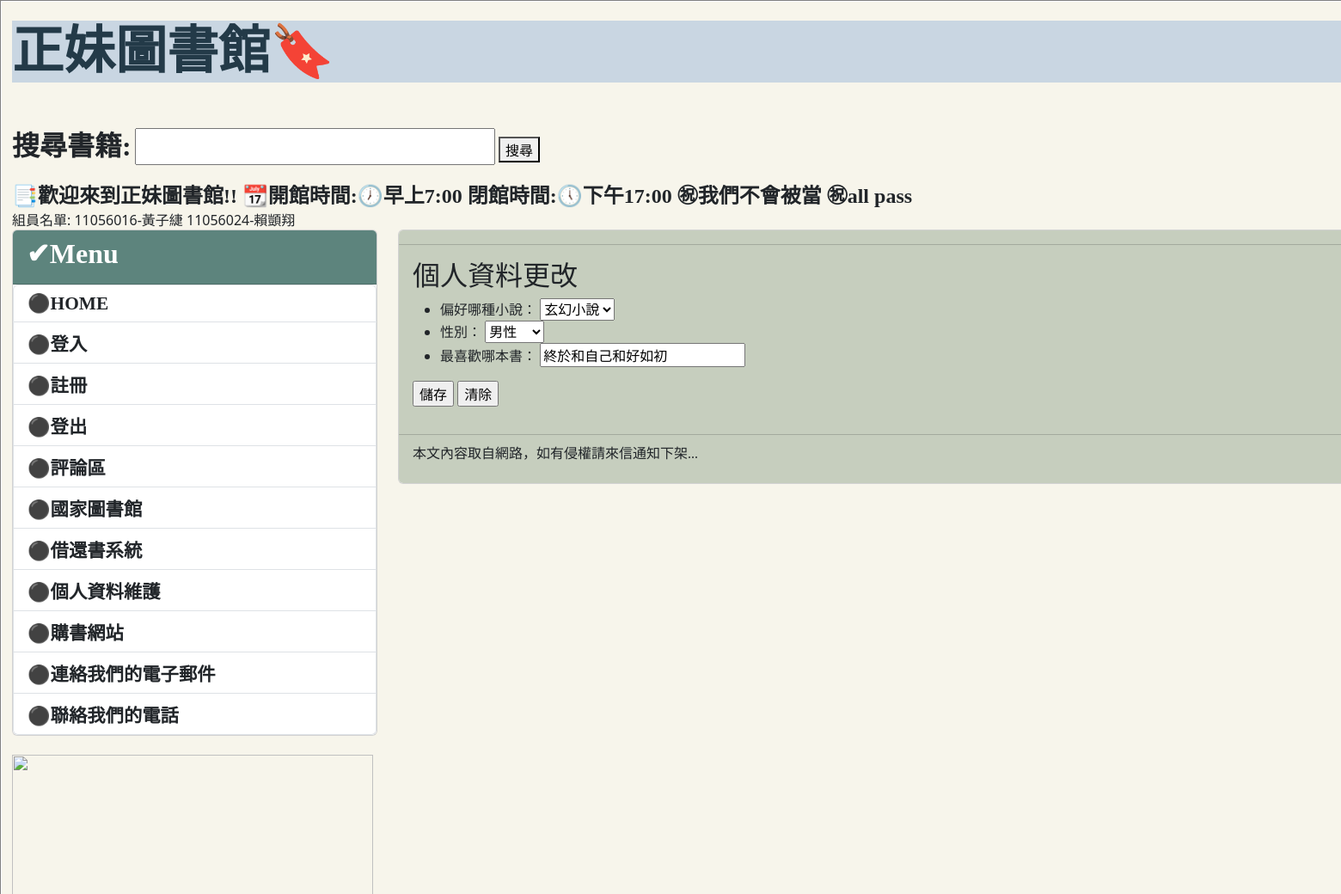
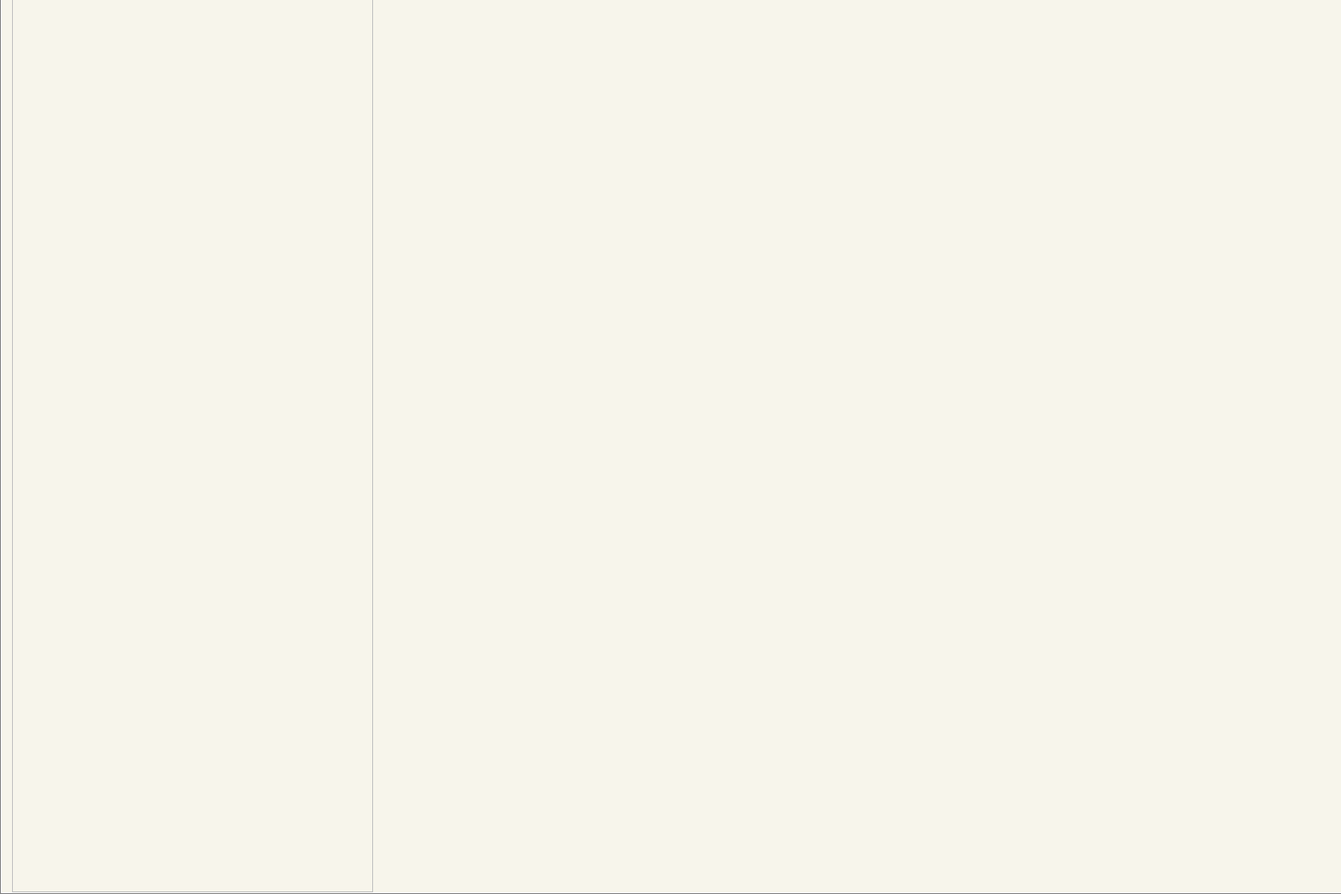
/profile/ (signed in), run on the app's committed database (2 pictures, top to bottom).
### mysite/models.py (models this page shows, shortened)
class Profile(models.Model):
    Gender = (
        ('M', '男性'),#前面是真正儲存的內容 後面是顯示的
        ('W', '女性'),
    )
    user = models.OneToOneField(auth.models.User, on_delete=models.CASCADE)#一對一的欄位 指到的欄位是auth.models.User(內建的)
    preferences = models.ForeignKey('Preferences', on_delete=models.CASCADE)
    gender = models.CharField(max_length=5, choices=Gender)
    favorite = models.CharField(max_length=10)

### mysite/views.py (the view, shortened to what this page needs)
# urls.py: path('profile/',mv.profile,name='profile'),
@login_required(login_url='/login/')
def profile(request):
    if request.method == 'GET':
        if request.user.is_authenticated:
            username = request.user.username
            try:
                user = User.objects.get(username=username)
                userinfo = Profile.objects.get(user=user)
                form = ProfileForm(instance=userinfo)
            except:
                form = ProfileForm()
        return render(request, 'userinfo.html', locals())
    else:
        message = "ERROR"
        print('出錯回首頁')
        redirect("/")

### mysite/forms.py
class ProfileForm(forms.ModelForm):
    class Meta:
        model = models.Profile#跟哪個資料庫相關
        fields = ['preferences', 'gender', 'favorite']#定義要儲存欄位(要跟上面的一樣就是要跟Post有關聯)
    def __init__(self, *args, **kwargs):
        super(ProfileForm, self).__init__(*args, **kwargs)
        self.fields['preferences'].label = '偏好哪種小說'#有引用到model的mood
        self.fields['gender'].label = '性別'#預設值在model
        self.fields['favorite'].label = '最喜歡哪本書'

### mysite/models.py (called while the page is built)
    def __str__(self):
        return self.status

### templates/userinfo.html (shortened to what this page needs)
{% extends "base.html" %}
{% block content %}
<h2>個人資料更改</h2>
<form action="" method="post">
    <ul>
  {{ form.as_ul }}
    </ul>
  <input type='submit' value='儲存'>
  <input type='reset' value='清除'>
</form>
{% endblock content %}

### data on the page
Profile: preferences "玄幻小說", gender "男性", favorite "終於和自己和好如初"
